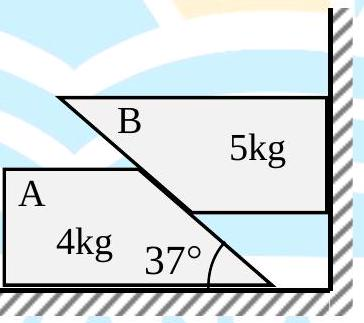
#> input picture tests/test_data/images/p1_7cadae0b-57f5-44bf-93aa-72969a47abcc-09_323_364_1446_959.jpg, 364 x 323 px
$ python -i stage5_watermark.py   (imports and definitions only)
#> lines starting #> are read from the running program, lines starting #| are printed output that depends on the picture; after the words box and inside, x2 and y2 are one past the last pixel; in counts of white or black regions, pixels touching at a corner belong together
"""Stage 5: Watermark Removal — pipeline adapter.

V3 Architecture (2026-03-30):
  Images -> LAB Chroma Detection (threshold=12, min_pct=0.3%)
    - No colored watermark -> SKIP (keep original unchanged)
    - Has colored watermark -> Fix1 pipeline (red HSV inpaint + binarize)

Fix1 pipeline (for watermarked images only):
1. Red watermark removal via HSV masking + cv2.inpaint (TELEA algorithm)
2. Grayscale conversion
3. Bilateral denoise (edge-preserving noise removal)
4. Adaptive threshold (local region binarization)
5. Dilation (fill dotted gaps in lines)
6. CLAHE local contrast enhancement
7. Unsharp mask sharpening
8. Gamma correction (push whites whiter, blacks blacker)

Gray/black watermarks are NOT caught by chroma detection (known limitation).
They pass through as originals for human review in the preview pane.

Forked from: watermark_removal.ipynb (Colab), watermark-removal/src/remove_watermark.py
"""

import base64
import io
import json
import os
import random
import shutil
from pathlib import Path
from typing import Any, Dict, List, Optional, Tuple

try:
    import numpy as np
    HAS_NUMPY = True
except ImportError:
    np = None
    HAS_NUMPY = False

from app.pipeline.base import BasePipelineStage

try:
    from PIL import Image, ImageOps, ImageFilter, ImageEnhance
    HAS_PIL = True
except ImportError:
    HAS_PIL = False

try:
    import cv2
    HAS_CV2 = True
except ImportError:
    HAS_CV2 = False


# ── Watermark removal tuning parameters ──────────────────────────────────
# Tuned via Colab experiments on 120 sample images (wm_001 – wm_120).

# Red watermark HSV ranges (catches solid + faded/outline red, e.g. TG @bohring_bot)
_LOWER_RED1 = np.array([0, 100, 100]) if HAS_NUMPY else None     # solid red
_UPPER_RED1 = np.array([15, 255, 255]) if HAS_NUMPY else None
_LOWER_RED2 = np.array([160, 30, 30]) if HAS_NUMPY else None     # faded/outline red
_UPPER_RED2 = np.array([180, 255, 255]) if HAS_NUMPY else None

_INPAINT_RADIUS = 10       # how far inpaint looks for fill pixels
_RED_DILATE_ITER = 2        # expand red mask to catch anti-aliased edges

# Processing pipeline parameters
_DENOISE_STRENGTH = 15      # bilateral filter d — higher = smoother bg
_ADAPTIVE_BLOCK = 21        # local threshold region (must be odd)
_ADAPTIVE_C = 8             # darkness offset for adaptive threshold
_CLAHE_CLIP = 4.0           # CLAHE contrast clip limit
_CLAHE_GRID = (16, 16)      # CLAHE tile grid size
_SHARPEN_STRENGTH = 8       # unsharp mask centre weight
_GAMMA = 1.3                # gamma correction (>1 = whiter whites, blacker blacks)

# Post-sharpen watermark detection parameters (connected component blob filter)
# Catches watermark remnants that survive the initial red HSV removal pass.
_WM_DARK_THRESH = 220       # pixels below this intensity are WM candidates
_WM_DILATE = 4              # expand detected WM mask edges
_WM_THICKNESS_FRAC = 0.03   # min thickness as fraction of image min dimension
_WM_AREA_FRAC = 0.002       # min area as fraction of total image area
_WM_FILL_DENSITY = 0.25     # min fill ratio (area / bounding box) for WM blobs
_WM_MAX_ASPECT = 5.0        # reject blobs with aspect ratio above this (thin lines = content)

# Red mask blob filter parameters (prevents removing legitimate red content)
_RED_MIN_THICKNESS = 20     # min blob min-side in pixels
_RED_MIN_AREA = 800         # min blob area in pixels
_RED_FILL_DENSITY = 0.40    # min fill ratio (0-1) for red blobs

# Chroma detection parameters (LAB color space)
_CHROMA_THRESHOLD = 10      # min chroma distance from gray axis for "colored" pixel
_CHROMA_MIN_PCT = 0.3       # min % of pixels that must be colored to flag watermark


# [117 lines left out: functions detect_colored_watermark, _filter_thick_blobs, _remove_post_sharpen_watermark, not called in this run]


def _remove_red_watermark(img_path: str) -> Tuple[Optional[str], Optional[np.ndarray]]:
    """Detect and remove red watermark pixels via inpainting.

    Uses HSV color space to target saturated red pixels (e.g., "TG @bohring_bot",
    "bohring bot" labels) and fills them using cv2.inpaint (TELEA algorithm) which
    reconstructs the area from surrounding pixels — much better than white-fill.

    Returns (temp_path, None) or (None, None).
    Unlike the old approach, inpainting fills naturally so no red mask re-application
    is needed after grayscale processing.
    """
    if HAS_CV2:
        img = cv2.imread(img_path)
#> img is the input picture: shape (323, 364, 3); mean B, G, R 222.8, 220.7, 212.9
        if img is None:
            return None, None
        hsv = cv2.cvtColor(img, cv2.COLOR_BGR2HSV)
#> hsv: shape (323, 364, 3); mean H, S, V 39.3, 16.8, 223.7

        # Two HSV ranges for red (wraps around 0/180 in hue):
        # Range 1: H [0,15], S>100, V>100 — solid bright red
        # Range 2: H [160,180], S>30, V>30 — faded/outline/dark red
        mask_red = cv2.bitwise_or(
            cv2.inRange(hsv, _LOWER_RED1, _UPPER_RED1),
            cv2.inRange(hsv, _LOWER_RED2, _UPPER_RED2),
        )
#> mask_red: shape (323, 364); every value is 0

        red_pixel_count = np.count_nonzero(mask_red)
#> red_pixel_count = 0
        total_pixels = img.shape[0] * img.shape[1]
#> total_pixels = 117572

        # Safety: skip if red > 15% of image (likely red content, not watermark)
        # or < 10 pixels (noise)
        if red_pixel_count < 10 or red_pixel_count > total_pixels * 0.15:
            return None, None

        # Dilate mask to catch anti-aliased edge pixels around red text
        kernel = np.ones((3, 3), np.uint8)
        mask_red = cv2.dilate(mask_red, kernel, iterations=_RED_DILATE_ITER)

        # Filter red mask: keep only thick, dense blobs (watermark text).
        # Rejects thin red lines and small spots that might be actual
        # diagram content (arrows, circles, annotations).
        mask_red = _filter_thick_blobs(
            mask_red, _RED_MIN_THICKNESS, _RED_MIN_AREA, _RED_FILL_DENSITY
        )

        # Re-check after filtering — might have removed everything
        if np.count_nonzero(mask_red) < 10:
            return None, None

        # Inpaint: fill masked area using surrounding pixels (TELEA algorithm)
        # This is far superior to white-fill — preserves background texture
        img = cv2.inpaint(img, mask_red, _INPAINT_RADIUS, cv2.INPAINT_TELEA)

        import tempfile
        tmp = tempfile.NamedTemporaryFile(suffix=".png", delete=False)
        cv2.imwrite(tmp.name, img)
        return tmp.name, None

    elif HAS_PIL:
        try:
            img = Image.open(img_path).convert("RGB")
        except Exception:
            return None, None

        arr = np.array(img, dtype=np.float32)
        r, g, b = arr[:, :, 0], arr[:, :, 1], arr[:, :, 2]

        # Simple red detection: R > 120, R > G*1.5, R > B*1.5
        red_mask = (r > 120) & (r > g * 1.5) & (r > b * 1.5)

        red_pixel_count = np.count_nonzero(red_mask)
        total_pixels = arr.shape[0] * arr.shape[1]

        if red_pixel_count < 10 or red_pixel_count > total_pixels * 0.15:
            return None, None

        # Manual dilation for PIL path (no cv2.dilate available)
        dilated = red_mask.copy()
        for _ in range(_RED_DILATE_ITER):
            padded = np.pad(dilated, 1, mode='constant', constant_values=False)
            dilated = (padded[:-2, :-2] | padded[:-2, 1:-1] | padded[:-2, 2:] |
                       padded[1:-1, :-2] | padded[1:-1, 1:-1] | padded[1:-1, 2:] |
                       padded[2:, :-2] | padded[2:, 1:-1] | padded[2:, 2:])

        # PIL has no inpainting — fall back to white fill
        result = np.array(img)
        result[dilated] = [255, 255, 255]

        import tempfile
        tmp = tempfile.NamedTemporaryFile(suffix=".png", delete=False)
        Image.fromarray(result).save(tmp.name)
        return tmp.name, (dilated.astype(np.uint8) * 255)

    return None, None


def remove_watermark(img_path: str, method: str = "auto") -> Optional[bytes]:
    """Remove watermark from an image. Returns cleaned image as PNG bytes.

    Pipeline (forked from Colab watermark_removal.ipynb):
    0. Pre-check: Remove red watermark via HSV masking + inpainting
    1. Grayscale conversion
    2. Bilateral denoise (edge-preserving background smoothing)
    3. Adaptive threshold (local binarization — handles variable brightness)
    4. Dilation (fill dotted line gaps)
    5. CLAHE local contrast enhancement
    6. Unsharp mask sharpening
    7. Gamma correction (push whites whiter, blacks blacker)
    """
    # Step 0: Red watermark pre-check (inpainting for cv2, white-fill for PIL)
    temp_path, red_mask = _remove_red_watermark(img_path)
    effective_path = temp_path if temp_path else img_path

    try:
        if HAS_CV2:
            return _remove_watermark_cv2(effective_path)
        elif HAS_PIL:
            return _remove_watermark_pil(effective_path, red_mask=red_mask)
        else:
            return None
    finally:
        if temp_path:
            try:
                os.unlink(temp_path)
            except OSError:
                pass


def _remove_watermark_cv2(img_path: str) -> Optional[bytes]:
    """OpenCV watermark removal — Colab pipeline.

    Steps: grayscale → bilateral denoise → adaptive threshold → dilation →
    CLAHE contrast → sharpen → gamma correction.

    No red mask re-application needed because inpainting (Step 0) fills
    naturally — no dark outlines to fix.
    """
    img = cv2.imread(img_path)
    if img is None:
        return None

    # Step 1: Grayscale
    gray = cv2.cvtColor(img, cv2.COLOR_BGR2GRAY)
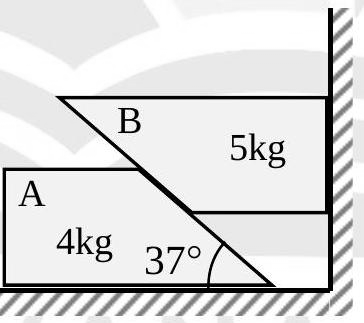
#> gray: shape (323, 364); min 0, max 255, mean 218.6

    # Step 2: Bilateral denoise — smooths flat background (kills stripes, noise,
    # watermark texture) while preserving hard edges (text, arrows, lines).
    denoised = cv2.bilateralFilter(gray, d=_DENOISE_STRENGTH, sigmaColor=75, sigmaSpace=75)
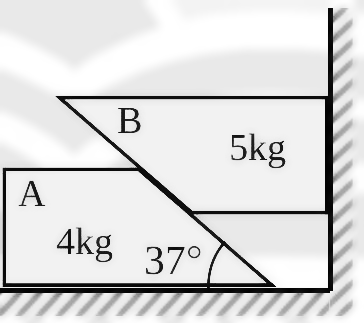
#> denoised: shape (323, 364); min 2, max 255, mean 219.3

    # Step 3: Adaptive threshold — looks at LOCAL regions to decide content vs bg.
    # "Is this pixel darker than its neighbours?" YES → black (content), NO → white.
    # Works even when watermark and content have similar global brightness
    # (where the old fixed-threshold LUT approach would fail).
    binary = cv2.adaptiveThreshold(
        denoised, 255,
        cv2.ADAPTIVE_THRESH_GAUSSIAN_C,
        cv2.THRESH_BINARY,
        blockSize=_ADAPTIVE_BLOCK,
        C=_ADAPTIVE_C,
    )
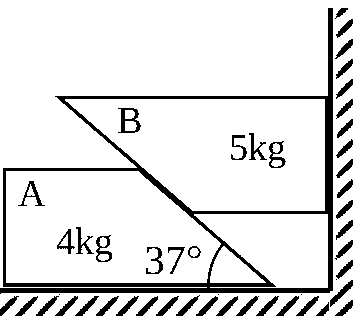
#> binary: shape (323, 364); 88.6% white; 49 black regions (4 under 20 px), largest, box (x1, y1, x2, y2) and area: (0, 8, 333, 294) 7686, (118, 108, 141, 133) 247, (269, 141, 286, 168) 188

    # Step 4: Dilation — spreads dark pixels outward slightly, fills small gaps
    # in dotted/thin lines that adaptive threshold may have broken.
    binary = cv2.dilate(binary, np.ones((1, 1), np.uint8), iterations=1)

    # Step 5: CLAHE — local contrast enhancement. Boosts dark content darker
    # and light background lighter, region by region.
    clahe = cv2.createCLAHE(clipLimit=_CLAHE_CLIP, tileGridSize=_CLAHE_GRID)
    enhanced = clahe.apply(binary)

    # Step 6: Sharpen — unsharp mask to crisp up edges after all the smoothing.
    sharpen_kernel = np.array([
        [0, -1, 0],
        [-1, _SHARPEN_STRENGTH, -1],
        [0, -1, 0],
    ], dtype=np.float32)
    sharp = cv2.filter2D(enhanced, -1, sharpen_kernel)

    # Step 6b: Post-sharpen watermark detection — DISABLED.
    # This step used connected component analysis to find "thick, dense blobs"
    # and remove them as watermarks. However, after binarization (step 3),
    # grey watermarks are already eliminated. Step 6b was instead destroying
    # real content: hatched diagram regions, large chemistry text (CH3CH2MgBr),
    # DNA sequences, and dense labeling — all misclassified as watermarks.
    # Red watermarks are handled by step 0 (HSV inpainting); no post-sharpen
    # detection is needed. Disabled 2026-03-30 after analysis of 539 images
    # showed 15.2% false positive rate (82/539 images had content destroyed).
    # See experiments/watermark_lab/ for full diagnostic data.

    # Step 7: Gamma correction — final push. Whites become whiter, blacks blacker.
    lut = np.array([
        np.clip(((i / 255.0) ** _GAMMA) * 255, 0, 255)
        for i in range(256)
    ], dtype=np.uint8)
    final = cv2.LUT(sharp, lut)

    success, buffer = cv2.imencode('.png', final)
#> buffer = 6993 values, max 255 at index 1113, min 0 at index 8, mean 116
    return buffer.tobytes() if success else None


# [70 lines left out: functions _remove_watermark_pil, image_to_base64, file_to_base64, not called in this run]


# ── SMILES → SVG rendering ────────────────────────────────────────────────

import re as _re

_SMILES_TAG_RE = _re.compile(r'<smiles>(.*?)</smiles>', _re.IGNORECASE | _re.DOTALL)
_BR_TAG_RE = _re.compile(r'<br\s*/?>')

def _check_rdkit_available() -> bool:
    try:
        from rdkit import Chem
        return True
    except ImportError:
        return False

HAS_RDKIT = _check_rdkit_available()


# [89 lines left out: functions _compute_smiles_dimensions, smiles_to_svg, smiles_to_svg_data_uri, replace_smiles_in_html, not called in this run]


# [725 lines that did not run here, left out]

>>> result = remove_watermark('../../tests/test_data/images/p1_7cadae0b-57f5-44bf-93aa-72969a47abcc-09_323_364_1446_959.jpg')

$ run again, on tests/test_data/images/watermarksample.jpeg
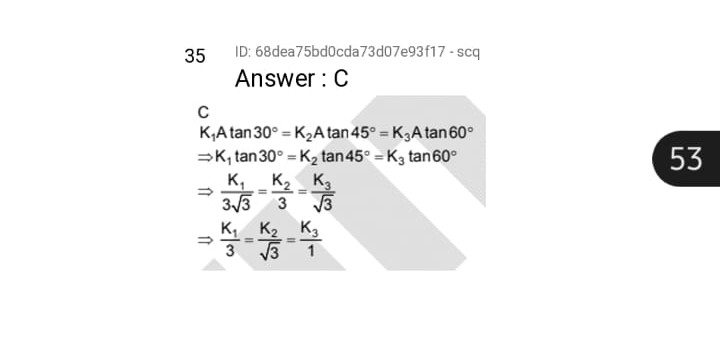
#> input picture tests/test_data/images/watermarksample.jpeg, 720 x 339 px
#> in _remove_red_watermark, img is the input picture: shape (339, 720, 3); min 0, max 255, mean 245.1
#> hsv: shape (339, 720, 3); mean H, S, V 0, 0, 245.1
#> mask_red: shape (339, 720); every value is 0
#> red_pixel_count = 0
#> in _remove_watermark_cv2, `denoised = cv2.bilateralFilter(gray, d=_DENOISE_STRENGTH, sigmaColor=7..`:
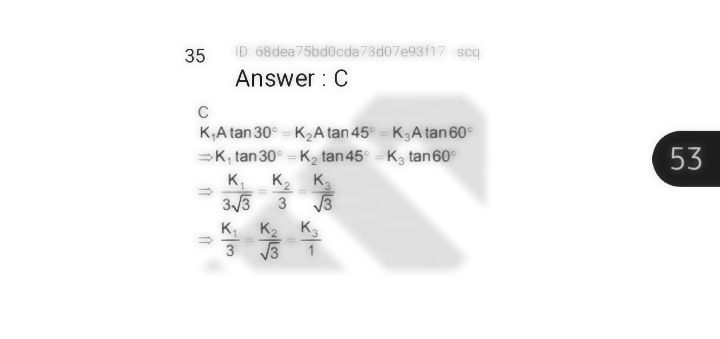
#> denoised: shape (339, 720); min 20, max 255, mean 245.6
#> in _remove_watermark_cv2, `binary = cv2.adaptiveThreshold( denoised, 255, cv2.ADAPTIVE_THRESH_GAU..`:
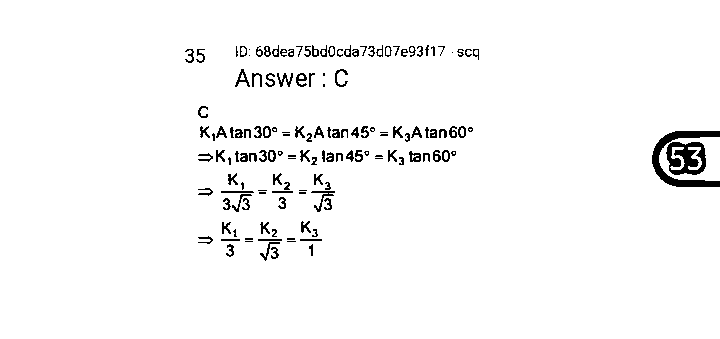
#> binary: shape (339, 720); 97% white; 142 black regions (33 under 20 px), largest, box (x1, y1, x2, y2) and area: (652, 131, 720, 187) 1080, (666, 142, 706, 175) 848, (311, 191, 335, 212) 117
#> buffer = 5654 values, max 255 at index 56, min 0 at index 8, mean 127.8
